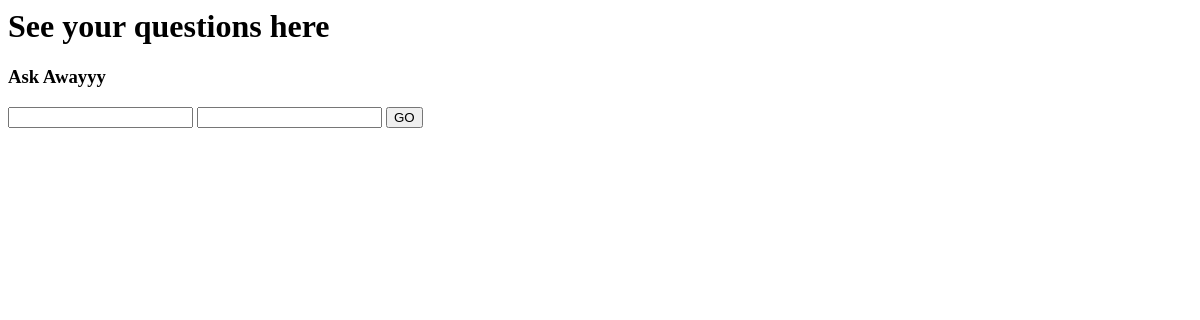
The page /faq on the database as committed earlier.
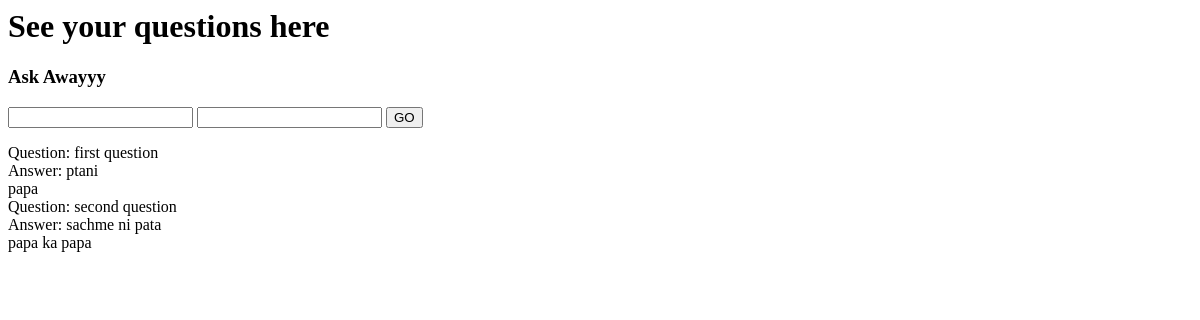
The same page on the database as committed later.
### faq/models.py (models this page shows, shortened)
class FaqL(models.Model):
    question = models.CharField(max_length=256,blank=False)
    answer = models.TextField(blank=True)
    date = models.DateTimeField(blank=True)
    author = models.CharField(max_length=50,blank=False)

### faq/views.py (the view, shortened to what this page needs)
# urls.py: path("", views.home, name="HOME"),
def home(request):
    if request.method == "GET":
        faq = FaqL.objects.order_by("id")
        content = {"faq": faq}
        return render(request, "faq_home.html",content)

### faq/templates/faq_home.html (shortened to what this page needs)
<h1>See your questions here</h1>
<form class='form-inline d-flex' action="{% url 'FAQ_HOME'%}" method='POST'>
            <h3>Ask Awayyy</h3>
            <input class="form-control flex-fill mr-0 mr-sm-2 mb-3 mb-sm-0" name="Question" type="text" />
            <input class="form-control flex-fill mr-0 mr-sm-2 mb-3 mb-sm-0" name="Author" type="text"  />
            <button class="btn btn-primary mx-auto" type="submit">GO</button>
</form>
{% if faq %}
{% for Faq in faq %}
Question:  {{Faq.question}}
Answer: {{Faq.answer}}
{{Faq.author}}
{% endfor %}
{% endif %}

Rows that differ between the two databases and show on the page:
added FaqL: question "first question", answer "ptani", author "papa"
added FaqL: question "second question", answer "sachme ni pata", author "papa ka papa"
